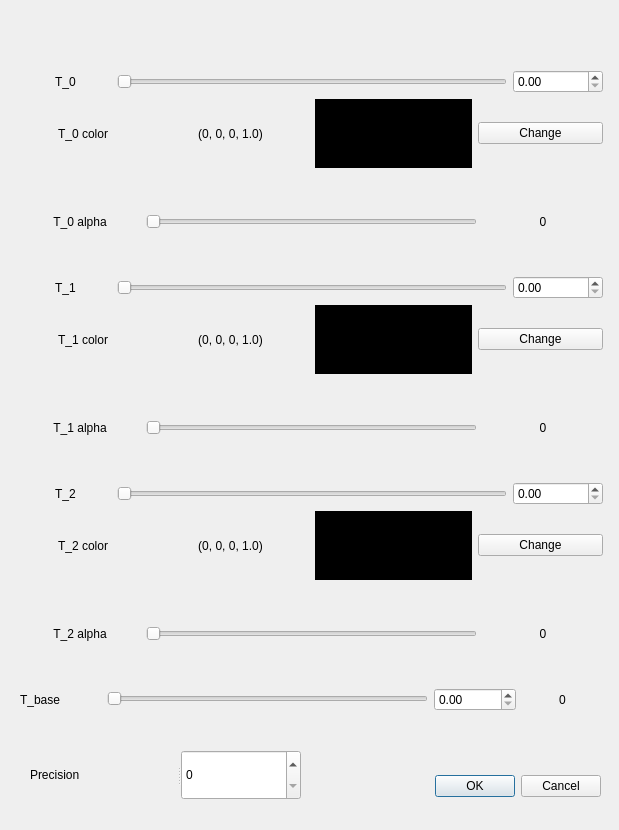
<?xml version="1.0" encoding="UTF-8"?>
<ui version="4.0">
 <class>Threshold3DialogBase</class>
 <widget class="QDialog" name="Threshold3DialogBase">
  <property name="geometry">
   <rect>
    <x>0</x>
    <y>0</y>
    <width>619</width>
    <height>830</height>
   </rect>
  </property>
  <property name="windowTitle">
   <string>Threshold3</string>
  </property>
  <widget class="QDialogButtonBox" name="button_box">
   <property name="geometry">
    <rect>
     <x>260</x>
     <y>770</y>
     <width>341</width>
     <height>32</height>
    </rect>
   </property>
   <property name="orientation">
    <enum>Qt::Horizontal</enum>
   </property>
   <property name="standardButtons">
    <set>QDialogButtonBox::Cancel|QDialogButtonBox::Ok</set>
   </property>
  </widget>
  <widget class="QLabel" name="header">
   <property name="geometry">
    <rect>
     <x>20</x>
     <y>20</y>
     <width>581</width>
     <height>38</height>
    </rect>
   </property>
   <property name="text">
    <string/>
   </property>
   <property name="textFormat">
    <enum>Qt::PlainText</enum>
   </property>
   <property name="alignment">
    <set>Qt::AlignCenter</set>
   </property>
  </widget>
  <widget class="QWidget" name="">
   <property name="geometry">
    <rect>
     <x>20</x>
     <y>70</y>
     <width>583</width>
     <height>641</height>
    </rect>
   </property>
   <layout class="QVBoxLayout" name="verticalLayout_4">
    <item>
     <layout class="QGridLayout" name="gridLayout">
      <item row="0" column="0">
       <layout class="QVBoxLayout" name="verticalLayout">
        <item>
         <layout class="QHBoxLayout" name="horizontalLayout">
          <item>
           <widget class="QLabel" name="threshold_0_label">
            <property name="text">
             <string>T_0</string>
            </property>
            <property name="alignment">
             <set>Qt::AlignCenter</set>
            </property>
           </widget>
          </item>
          <item>
           <widget class="QSlider" name="threshold_0_slider">
            <property name="maximumSize">
             <size>
              <width>390</width>
              <height>21</height>
             </size>
            </property>
            <property name="orientation">
             <enum>Qt::Horizontal</enum>
            </property>
           </widget>
          </item>
          <item>
           <widget class="QDoubleSpinBox" name="doubleSpinBox_1"/>
          </item>
         </layout>
        </item>
        <item>
         <layout class="QHBoxLayout" name="horizontalLayout_2">
          <item>
           <widget class="QLabel" name="threshold_0_color_label">
            <property name="text">
             <string>T_0 color</string>
            </property>
            <property name="alignment">
             <set>Qt::AlignCenter</set>
            </property>
           </widget>
          </item>
          <item>
           <widget class="QLabel" name="threshold_0_color_value">
            <property name="minimumSize">
             <size>
              <width>157</width>
              <height>69</height>
             </size>
            </property>
            <property name="text">
             <string>(0, 0, 0, 1.0)</string>
            </property>
            <property name="alignment">
             <set>Qt::AlignCenter</set>
            </property>
           </widget>
          </item>
          <item>
           <widget class="QLabel" name="threshold_0_color_box">
            <property name="minimumSize">
             <size>
              <width>157</width>
              <height>69</height>
             </size>
            </property>
            <property name="styleSheet">
             <string notr="true">background-color: #000000</string>
            </property>
            <property name="text">
             <string/>
            </property>
           </widget>
          </item>
          <item>
           <widget class="QPushButton" name="threshold_0_button">
            <property name="text">
             <string>Change</string>
            </property>
           </widget>
          </item>
         </layout>
        </item>
       </layout>
      </item>
      <item row="1" column="0">
       <layout class="QHBoxLayout" name="horizontalLayout_7">
        <item>
         <widget class="QLabel" name="alpha_0_label">
          <property name="text">
           <string>T_0 alpha</string>
          </property>
          <property name="textFormat">
           <enum>Qt::PlainText</enum>
          </property>
          <property name="alignment">
           <set>Qt::AlignCenter</set>
          </property>
         </widget>
        </item>
        <item>
         <widget class="QSlider" name="alpha_0_slider">
          <property name="maximumSize">
           <size>
            <width>331</width>
            <height>17</height>
           </size>
          </property>
          <property name="orientation">
           <enum>Qt::Horizontal</enum>
          </property>
         </widget>
        </item>
        <item>
         <widget class="QLabel" name="alpha_0_value">
          <property name="text">
           <string>0</string>
          </property>
          <property name="textFormat">
           <enum>Qt::PlainText</enum>
          </property>
          <property name="alignment">
           <set>Qt::AlignCenter</set>
          </property>
         </widget>
        </item>
       </layout>
      </item>
     </layout>
    </item>
    <item>
     <layout class="QGridLayout" name="gridLayout_2">
      <item row="0" column="0">
       <layout class="QVBoxLayout" name="verticalLayout_2">
        <item>
         <layout class="QHBoxLayout" name="horizontalLayout_3">
          <item>
           <widget class="QLabel" name="threshold_1_label">
            <property name="text">
             <string>T_1</string>
            </property>
            <property name="alignment">
             <set>Qt::AlignCenter</set>
            </property>
           </widget>
          </item>
          <item>
           <widget class="QSlider" name="threshold_1_slider">
            <property name="maximumSize">
             <size>
              <width>390</width>
              <height>21</height>
             </size>
            </property>
            <property name="orientation">
             <enum>Qt::Horizontal</enum>
            </property>
           </widget>
          </item>
          <item>
           <widget class="QDoubleSpinBox" name="doubleSpinBox_2"/>
          </item>
         </layout>
        </item>
        <item>
         <layout class="QHBoxLayout" name="horizontalLayout_4">
          <item>
           <widget class="QLabel" name="threshold_1_color_label">
            <property name="text">
             <string>T_1 color</string>
            </property>
            <property name="alignment">
             <set>Qt::AlignCenter</set>
            </property>
           </widget>
          </item>
          <item>
           <widget class="QLabel" name="threshold_1_color_value">
            <property name="minimumSize">
             <size>
              <width>157</width>
              <height>69</height>
             </size>
            </property>
            <property name="text">
             <string>(0, 0, 0, 1.0)</string>
            </property>
            <property name="alignment">
             <set>Qt::AlignCenter</set>
            </property>
           </widget>
          </item>
          <item>
           <widget class="QLabel" name="threshold_1_color_box">
            <property name="minimumSize">
             <size>
              <width>157</width>
              <height>69</height>
             </size>
            </property>
            <property name="styleSheet">
             <string notr="true">background-color: #000000</string>
            </property>
            <property name="text">
             <string/>
            </property>
           </widget>
          </item>
          <item>
           <widget class="QPushButton" name="threshold_1_button">
            <property name="text">
             <string>Change</string>
            </property>
           </widget>
          </item>
         </layout>
        </item>
       </layout>
      </item>
      <item row="1" column="0">
       <layout class="QHBoxLayout" name="horizontalLayout_8">
        <item>
         <widget class="QLabel" name="alpha_1_label">
          <property name="text">
           <string>T_1 alpha</string>
          </property>
          <property name="textFormat">
           <enum>Qt::PlainText</enum>
          </property>
          <property name="alignment">
           <set>Qt::AlignCenter</set>
          </property>
         </widget>
        </item>
        <item>
         <widget class="QSlider" name="alpha_1_slider">
          <property name="maximumSize">
           <size>
            <width>331</width>
            <height>17</height>
           </size>
          </property>
          <property name="orientation">
           <enum>Qt::Horizontal</enum>
          </property>
         </widget>
        </item>
        <item>
         <widget class="QLabel" name="alpha_1_value">
          <property name="text">
           <string>0</string>
          </property>
          <property name="textFormat">
           <enum>Qt::PlainText</enum>
          </property>
          <property name="alignment">
           <set>Qt::AlignCenter</set>
          </property>
         </widget>
        </item>
       </layout>
      </item>
     </layout>
    </item>
    <item>
     <layout class="QGridLayout" name="gridLayout_3">
      <item row="0" column="0">
       <layout class="QVBoxLayout" name="verticalLayout_3">
        <item>
         <layout class="QHBoxLayout" name="horizontalLayout_5">
          <item>
           <widget class="QLabel" name="threshold_2_label">
            <property name="text">
             <string>T_2</string>
            </property>
            <property name="alignment">
             <set>Qt::AlignCenter</set>
            </property>
           </widget>
          </item>
          <item>
           <widget class="QSlider" name="threshold_2_slider">
            <property name="maximumSize">
             <size>
              <width>390</width>
              <height>21</height>
             </size>
            </property>
            <property name="orientation">
             <enum>Qt::Horizontal</enum>
            </property>
           </widget>
          </item>
          <item>
           <widget class="QDoubleSpinBox" name="doubleSpinBox_3"/>
          </item>
         </layout>
        </item>
        <item>
         <layout class="QHBoxLayout" name="horizontalLayout_6">
          <item>
           <widget class="QLabel" name="threshold_2_color_label">
            <property name="text">
             <string>T_2 color</string>
            </property>
            <property name="alignment">
             <set>Qt::AlignCenter</set>
            </property>
           </widget>
          </item>
          <item>
           <widget class="QLabel" name="threshold_2_color_value">
            <property name="minimumSize">
             <size>
              <width>157</width>
              <height>69</height>
             </size>
            </property>
            <property name="text">
             <string>(0, 0, 0, 1.0)</string>
            </property>
            <property name="alignment">
             <set>Qt::AlignCenter</set>
            </property>
           </widget>
          </item>
          <item>
           <widget class="QLabel" name="threshold_2_color_box">
            <property name="minimumSize">
             <size>
              <width>157</width>
              <height>69</height>
             </size>
            </property>
            <property name="styleSheet">
             <string notr="true">background-color: #000000</string>
            </property>
            <property name="text">
             <string/>
            </property>
           </widget>
          </item>
          <item>
           <widget class="QPushButton" name="threshold_2_button">
            <property name="text">
             <string>Change</string>
            </property>
           </widget>
          </item>
         </layout>
        </item>
       </layout>
      </item>
      <item row="1" column="0">
       <layout class="QHBoxLayout" name="horizontalLayout_9">
        <item>
         <widget class="QLabel" name="alpha_2_label">
          <property name="text">
           <string>T_2 alpha</string>
          </property>
          <property name="textFormat">
           <enum>Qt::PlainText</enum>
          </property>
          <property name="alignment">
           <set>Qt::AlignCenter</set>
          </property>
         </widget>
        </item>
        <item>
         <widget class="QSlider" name="alpha_2_slider">
          <property name="maximumSize">
           <size>
            <width>331</width>
            <height>17</height>
           </size>
          </property>
          <property name="orientation">
           <enum>Qt::Horizontal</enum>
          </property>
         </widget>
        </item>
        <item>
         <widget class="QLabel" name="alpha_2_value">
          <property name="text">
           <string>0</string>
          </property>
          <property name="textFormat">
           <enum>Qt::PlainText</enum>
          </property>
          <property name="alignment">
           <set>Qt::AlignCenter</set>
          </property>
         </widget>
        </item>
       </layout>
      </item>
     </layout>
    </item>
    <item>
     <layout class="QGridLayout" name="gridLayout_4">
      <item row="0" column="0">
       <widget class="QLabel" name="base_label">
        <property name="text">
         <string>T_base</string>
        </property>
       </widget>
      </item>
      <item row="0" column="1">
       <widget class="QSlider" name="base_slider">
        <property name="minimumSize">
         <size>
          <width>321</width>
          <height>20</height>
         </size>
        </property>
        <property name="maximumSize">
         <size>
          <width>321</width>
          <height>20</height>
         </size>
        </property>
        <property name="orientation">
         <enum>Qt::Horizontal</enum>
        </property>
       </widget>
      </item>
      <item row="0" column="2">
       <widget class="QDoubleSpinBox" name="doubleSpinBox_b"/>
      </item>
      <item row="0" column="3">
       <widget class="QLabel" name="base_value">
        <property name="text">
         <string>0</string>
        </property>
        <property name="textFormat">
         <enum>Qt::PlainText</enum>
        </property>
        <property name="alignment">
         <set>Qt::AlignCenter</set>
        </property>
       </widget>
      </item>
     </layout>
    </item>
   </layout>
  </widget>
  <widget class="QSplitter" name="splitter">
   <property name="geometry">
    <rect>
     <x>30</x>
     <y>750</y>
     <width>271</width>
     <height>50</height>
    </rect>
   </property>
   <property name="orientation">
    <enum>Qt::Horizontal</enum>
   </property>
   <widget class="QLabel" name="precision_label">
    <property name="text">
     <string>Precision</string>
    </property>
   </widget>
   <widget class="QSpinBox" name="precision_spinbox"/>
  </widget>
 </widget>
 <resources/>
 <connections>
  <connection>
   <sender>button_box</sender>
   <signal>accepted()</signal>
   <receiver>Threshold3DialogBase</receiver>
   <slot>accept()</slot>
   <hints>
    <hint type="sourcelabel">
     <x>20</x>
     <y>20</y>
    </hint>
    <hint type="destinationlabel">
     <x>20</x>
     <y>20</y>
    </hint>
   </hints>
  </connection>
  <connection>
   <sender>button_box</sender>
   <signal>rejected()</signal>
   <receiver>Threshold3DialogBase</receiver>
   <slot>reject()</slot>
   <hints>
    <hint type="sourcelabel">
     <x>20</x>
     <y>20</y>
    </hint>
    <hint type="destinationlabel">
     <x>20</x>
     <y>20</y>
    </hint>
   </hints>
  </connection>
 </connections>
</ui>
